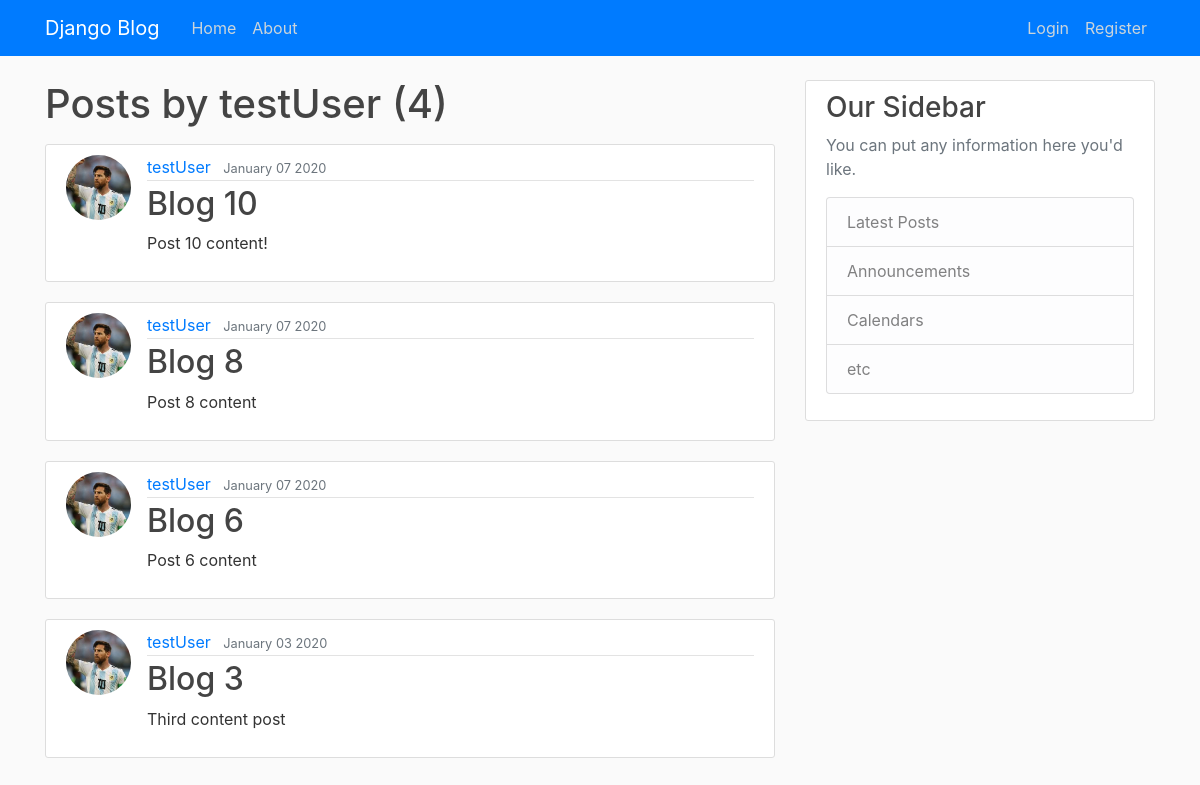
The app's page /user/testUser with its own data.
### blog/models.py (models this page shows, shortened)
class Post(models.Model):
    title = models.CharField(max_length=100)
    content = models.TextField()
    date_posted = models.DateTimeField(default=timezone.now)
    author = models.ForeignKey(User, on_delete=models.CASCADE) # si borra el post no se borra el user

### users/models.py (models this page shows, shortened)
class Profile(models.Model):
    user = models.OneToOneField(User, on_delete=models.CASCADE)
    image = models.ImageField(default='default.jpg', upload_to='profile_pics')

### blog/views.py (the view)
# urls.py: path('user/<str:username>', views.UserPostListView.as_view(), name='user-posts'),
class UserPostListView(ListView):
    model = Post
    template_name = 'blog/user_posts.html' # <app>/<model>_<viewtype>.html
    context_object_name = 'posts'
    paginate_by = 5
    def get_queryset(self):
        user = get_object_or_404(User, username=self.kwargs.get('username'))
        return Post.objects.filter(author=user).order_by('-date_posted')

### blog/templates/blog/user_posts.html (shortened to what this page needs)
{% extends 'blog/base.html' %}
{% block content %}
    <h1 class="mb-3">Posts by {{ view.kwargs.username }} ({{ page_obj.paginator.count }})</h1>
    {% for post in posts %}
        <article class="media content-section">
            <img class="rounded-circle article-img" src="{{ post.author.profile.image.url }}">
            <div class="media-body">
            <div class="article-metadata">
                <a class="mr-2" href="{% url 'user-posts' post.author.username %}">{{ post.author }}</a>
                <small class="text-muted">{{ post.date_posted|date:"F d Y" }}</small>
            </div>
            <h2><a class="article-title" href="{% url 'post-detail' post.id %}">{{ post.title }}</a></h2>
            <p class="article-content">{{ post.content }}</p>
            </div>
        </article>
    {% endfor %}
{% endblock %}

### blog/static/blog/main.css (style rules this page uses)
body { background: #fafafa; color: #333333; margin-top: 5rem; }
h1, h2, h3, h4, h5, h6 { color: #444444; }
.content-section { background: #ffffff; padding: 10px 20px; border: 1px solid #dddddd; border-radius: 3px; margin-bottom: 20px; }
.article-title { color: #444444; }
.article-content { white-space: pre-line; }
.article-img { height: 65px; width: 65px; margin-right: 16px; }
.article-metadata { padding-bottom: 1px; margin-bottom: 4px; border-bottom: 1px solid #e3e3e3 }

### records on screen
Post: author.profile.image (picture), author "testUser", date_posted "January 07 2020", title "Blog 10", content "Post 10 content!"
Post: author.profile.image (picture), author "testUser", date_posted "January 07 2020", title "Blog 8", content "Post 8 content"
Post: author.profile.image (picture), author "testUser", date_posted "January 07 2020", title "Blog 6", content "Post 6 content"
Post: author.profile.image (picture), author "testUser", date_posted "January 03 2020", title "Blog 3", content "Third content post"

### other values on screen
{{ view.kwargs.username }} "testUser"
{{ page_obj.paginator.count }} "4"
